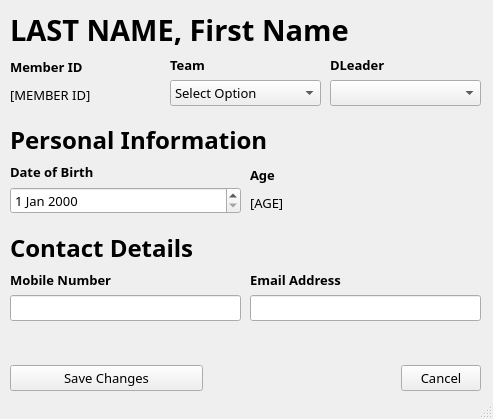
<?xml version="1.0" encoding="UTF-8"?>
<ui version="4.0">
 <class>MainWindow</class>
 <widget class="QMainWindow" name="MainWindow">
  <property name="geometry">
   <rect>
    <x>0</x>
    <y>0</y>
    <width>493</width>
    <height>419</height>
   </rect>
  </property>
  <property name="font">
   <font>
    <family>IBM Plex Sans</family>
    <pointsize>10</pointsize>
   </font>
  </property>
  <property name="windowTitle">
   <string>MainWindow</string>
  </property>
  <widget class="QWidget" name="centralwidget">
   <widget class="QWidget" name="layoutWidget">
    <property name="geometry">
     <rect>
      <x>10</x>
      <y>10</y>
      <width>471</width>
      <height>381</height>
     </rect>
    </property>
    <layout class="QVBoxLayout" name="verticalLayout">
     <item>
      <widget class="QLabel" name="label_memberName">
       <property name="font">
        <font>
         <family>IBM Plex Sans</family>
         <pointsize>22</pointsize>
         <weight>75</weight>
         <bold>true</bold>
        </font>
       </property>
       <property name="text">
        <string>LAST NAME, First Name</string>
       </property>
       <property name="alignment">
        <set>Qt::AlignLeading|Qt::AlignLeft|Qt::AlignVCenter</set>
       </property>
      </widget>
     </item>
     <item>
      <layout class="QHBoxLayout" name="hLayout_memberDetails">
       <item>
        <layout class="QVBoxLayout" name="vLayout_memberID">
         <item>
          <widget class="QLabel" name="label_memberID_header">
           <property name="font">
            <font>
             <pointsize>10</pointsize>
             <weight>75</weight>
             <bold>true</bold>
            </font>
           </property>
           <property name="text">
            <string>Member ID</string>
           </property>
          </widget>
         </item>
         <item>
          <widget class="QLabel" name="label_memberID_filler">
           <property name="text">
            <string>[MEMBER ID]</string>
           </property>
          </widget>
         </item>
        </layout>
       </item>
       <item>
        <spacer name="horizontalSpacer">
         <property name="orientation">
          <enum>Qt::Horizontal</enum>
         </property>
         <property name="sizeType">
          <enum>QSizePolicy::Maximum</enum>
         </property>
         <property name="sizeHint" stdset="0">
          <size>
           <width>3</width>
           <height>20</height>
          </size>
         </property>
        </spacer>
       </item>
       <item>
        <layout class="QVBoxLayout" name="vLayout_team">
         <item>
          <widget class="QLabel" name="label_team_header">
           <property name="font">
            <font>
             <pointsize>10</pointsize>
             <weight>75</weight>
             <bold>true</bold>
            </font>
           </property>
           <property name="text">
            <string>Team</string>
           </property>
          </widget>
         </item>
         <item>
          <widget class="QComboBox" name="combo_teamSelect">
           <item>
            <property name="text">
             <string>Select Option</string>
            </property>
           </item>
           <item>
            <property name="text">
             <string>Camera &amp; Graphics</string>
            </property>
           </item>
           <item>
            <property name="text">
             <string>Sounds &amp; Lights</string>
            </property>
           </item>
           <item>
            <property name="text">
             <string>Stage Management</string>
            </property>
           </item>
          </widget>
         </item>
        </layout>
       </item>
       <item>
        <spacer name="horizontalSpacer_5">
         <property name="orientation">
          <enum>Qt::Horizontal</enum>
         </property>
         <property name="sizeType">
          <enum>QSizePolicy::Maximum</enum>
         </property>
         <property name="sizeHint" stdset="0">
          <size>
           <width>3</width>
           <height>20</height>
          </size>
         </property>
        </spacer>
       </item>
       <item>
        <layout class="QVBoxLayout" name="vLayout_dLeader">
         <item>
          <widget class="QLabel" name="label_dLeader_header">
           <property name="font">
            <font>
             <pointsize>10</pointsize>
             <weight>75</weight>
             <bold>true</bold>
            </font>
           </property>
           <property name="text">
            <string>DLeader</string>
           </property>
          </widget>
         </item>
         <item>
          <widget class="QComboBox" name="combo_dLeader"/>
         </item>
        </layout>
       </item>
      </layout>
     </item>
     <item>
      <spacer name="verticalSpacer">
       <property name="orientation">
        <enum>Qt::Vertical</enum>
       </property>
       <property name="sizeHint" stdset="0">
        <size>
         <width>20</width>
         <height>13</height>
        </size>
       </property>
      </spacer>
     </item>
     <item>
      <widget class="QLabel" name="label_personalInformation">
       <property name="font">
        <font>
         <family>IBM Plex Sans</family>
         <pointsize>18</pointsize>
         <weight>75</weight>
         <bold>true</bold>
        </font>
       </property>
       <property name="text">
        <string>Personal Information</string>
       </property>
       <property name="alignment">
        <set>Qt::AlignLeading|Qt::AlignLeft|Qt::AlignVCenter</set>
       </property>
      </widget>
     </item>
     <item>
      <layout class="QHBoxLayout" name="hLayout_personalInformation">
       <item>
        <layout class="QVBoxLayout" name="vLayout_dob">
         <item>
          <widget class="QLabel" name="label_dob_header">
           <property name="font">
            <font>
             <pointsize>10</pointsize>
             <weight>75</weight>
             <bold>true</bold>
            </font>
           </property>
           <property name="text">
            <string>Date of Birth</string>
           </property>
          </widget>
         </item>
         <item>
          <widget class="QDateEdit" name="date_dob"/>
         </item>
        </layout>
       </item>
       <item>
        <spacer name="horizontalSpacer_2">
         <property name="orientation">
          <enum>Qt::Horizontal</enum>
         </property>
         <property name="sizeType">
          <enum>QSizePolicy::Maximum</enum>
         </property>
         <property name="sizeHint" stdset="0">
          <size>
           <width>3</width>
           <height>20</height>
          </size>
         </property>
        </spacer>
       </item>
       <item>
        <layout class="QVBoxLayout" name="vLayout_age">
         <item>
          <widget class="QLabel" name="label_age_header">
           <property name="font">
            <font>
             <pointsize>10</pointsize>
             <weight>75</weight>
             <bold>true</bold>
            </font>
           </property>
           <property name="text">
            <string>Age</string>
           </property>
          </widget>
         </item>
         <item>
          <widget class="QLabel" name="label_age_filler">
           <property name="text">
            <string>[AGE]</string>
           </property>
          </widget>
         </item>
        </layout>
       </item>
      </layout>
     </item>
     <item>
      <spacer name="verticalSpacer_2">
       <property name="orientation">
        <enum>Qt::Vertical</enum>
       </property>
       <property name="sizeHint" stdset="0">
        <size>
         <width>20</width>
         <height>13</height>
        </size>
       </property>
      </spacer>
     </item>
     <item>
      <widget class="QLabel" name="label_contactDetails">
       <property name="font">
        <font>
         <family>IBM Plex Sans</family>
         <pointsize>18</pointsize>
         <weight>75</weight>
         <bold>true</bold>
        </font>
       </property>
       <property name="text">
        <string>Contact Details</string>
       </property>
       <property name="alignment">
        <set>Qt::AlignLeading|Qt::AlignLeft|Qt::AlignVCenter</set>
       </property>
      </widget>
     </item>
     <item>
      <layout class="QHBoxLayout" name="hLayout_contactDetails">
       <item>
        <layout class="QVBoxLayout" name="vLayout_mobileNumber">
         <item>
          <widget class="QLabel" name="label_mobileNumber_header">
           <property name="font">
            <font>
             <pointsize>10</pointsize>
             <weight>75</weight>
             <bold>true</bold>
            </font>
           </property>
           <property name="text">
            <string>Mobile Number</string>
           </property>
          </widget>
         </item>
         <item>
          <widget class="QLineEdit" name="line_mobileNumber"/>
         </item>
        </layout>
       </item>
       <item>
        <spacer name="horizontalSpacer_3">
         <property name="orientation">
          <enum>Qt::Horizontal</enum>
         </property>
         <property name="sizeType">
          <enum>QSizePolicy::Maximum</enum>
         </property>
         <property name="sizeHint" stdset="0">
          <size>
           <width>3</width>
           <height>20</height>
          </size>
         </property>
        </spacer>
       </item>
       <item>
        <layout class="QVBoxLayout" name="vLayout_contactDetails">
         <item>
          <widget class="QLabel" name="label_email_header">
           <property name="font">
            <font>
             <pointsize>10</pointsize>
             <weight>75</weight>
             <bold>true</bold>
            </font>
           </property>
           <property name="text">
            <string>Email Address</string>
           </property>
          </widget>
         </item>
         <item>
          <widget class="QLineEdit" name="line_email"/>
         </item>
        </layout>
       </item>
      </layout>
     </item>
     <item>
      <spacer name="verticalSpacer_3">
       <property name="orientation">
        <enum>Qt::Vertical</enum>
       </property>
       <property name="sizeHint" stdset="0">
        <size>
         <width>20</width>
         <height>40</height>
        </size>
       </property>
      </spacer>
     </item>
     <item>
      <layout class="QHBoxLayout" name="hLayout_options">
       <item>
        <widget class="QPushButton" name="btn_saveChanges">
         <property name="sizePolicy">
          <sizepolicy hsizetype="Expanding" vsizetype="Fixed">
           <horstretch>0</horstretch>
           <verstretch>0</verstretch>
          </sizepolicy>
         </property>
         <property name="text">
          <string>Save Changes</string>
         </property>
        </widget>
       </item>
       <item>
        <spacer name="horizontalSpacer_6">
         <property name="orientation">
          <enum>Qt::Horizontal</enum>
         </property>
         <property name="sizeHint" stdset="0">
          <size>
           <width>40</width>
           <height>20</height>
          </size>
         </property>
        </spacer>
       </item>
       <item>
        <widget class="QPushButton" name="btn_cancel">
         <property name="text">
          <string>Cancel</string>
         </property>
        </widget>
       </item>
      </layout>
     </item>
    </layout>
   </widget>
  </widget>
  <widget class="QStatusBar" name="statusbar"/>
 </widget>
 <resources/>
 <connections/>
</ui>
